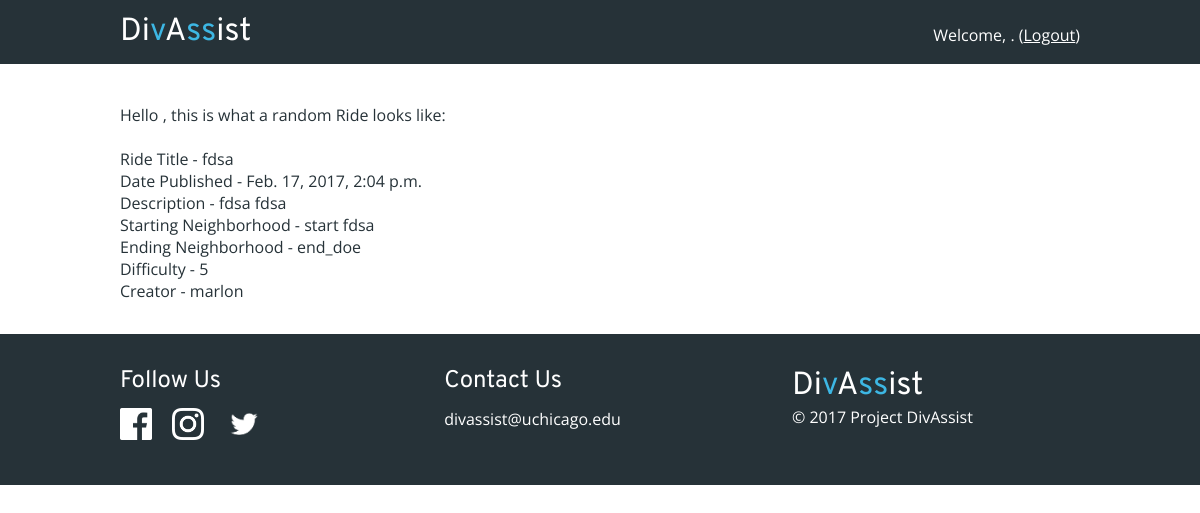
The page /view_rides/ on the database as committed earlier.
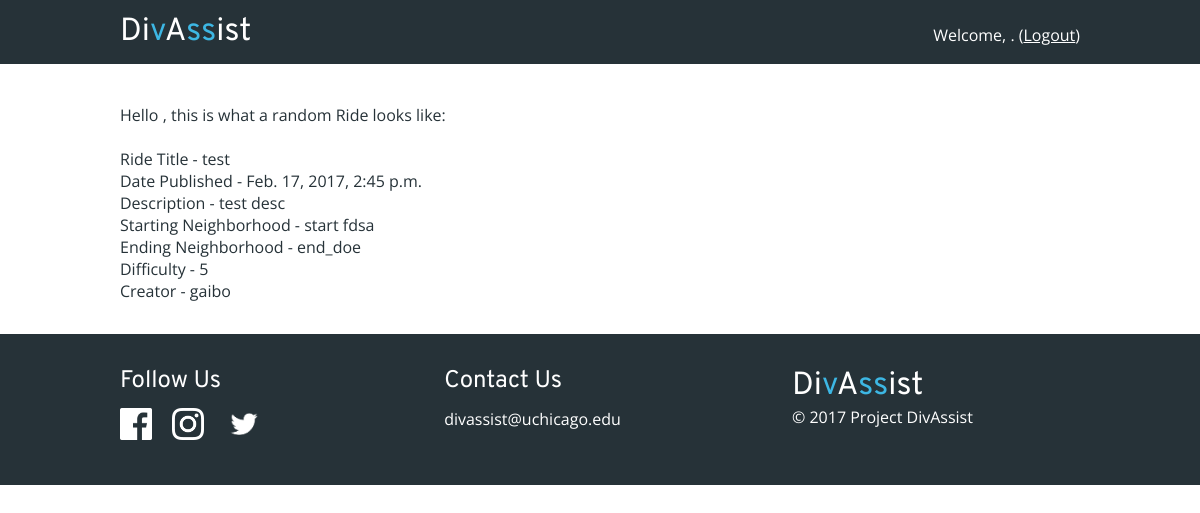
The same page on the database as committed later.
### divassist_web/models.py (models this page shows)
class Ride(models.Model):
    title_text = models.CharField(max_length=200)
    pub_date = models.DateTimeField('date published')
    desc_text = models.CharField('description', max_length=2000)
    s_neighborhood = models.CharField('start neighborhood', max_length=200)
    e_neighborhood = models.CharField('end neighborhood', max_length=200)
    difficulty = models.IntegerField()
    owner = models.ForeignKey(User)

### divassist_web/views.py (the view)
# urls.py: url(r'^view_rides/$', view_ride),
def view_ride(request):
    return render(request, 'divassist_web/view_ride.html', {
        'user': request.user,
        'ride': Ride.objects.first()
    })

### divassist_web/templates/divassist_web/view_ride.html (shortened to what this page needs)
{% extends "base.html" %}
{% load static %}
{% block extra-css %}
    <link rel="stylesheet" type="text/css" href="{% static 'divassist_web/home.css' %}" />
{% endblock %}
{% block user-specific %}
Welcome, {{ user.username }}. (<a class="link-white" href="/logout/">Logout</a>)
{% endblock %}
{% block content %}
    <p>Hello {{ user.username }}, this is what a random Ride looks like:</p>
    <br>
    <p>Ride Title - {{ ride.title_text }}</p>
    <p>Date Published - {{ ride.pub_date }}</p>
    <p>Description - {{ ride.desc_text }}</p>
    <p>Starting Neighborhood - {{ ride.s_neighborhood }}</p>
    <p>Ending Neighborhood - {{ ride.e_neighborhood }}</p>
    <p>Difficulty - {{ ride.difficulty }}</p>
    <p>Creator - {{ ride.owner.username }}</p>
{% endblock %}

Rows that differ between the two databases and show on the page:
changed Ride "start fdsa": title_text "fdsa" → "test"; pub_date "Feb. 17, 2017, 2:04 p.m." → "Feb. 17, 2017, 2:45 p.m."; desc_text "fdsa fdsa" → "test desc"; owner.username "marlon" → "gaibo"
